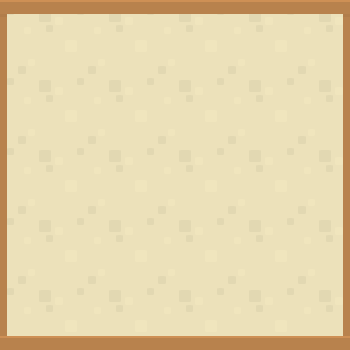

A 2D game scene composited from a Tiled map and its tileset images. What follows is a short description and the map's XML, with every tile layer's data as written:
An orthogonal 5x5 tile map with 70x70 px tiles, 1 tile layer (Capa de Patrones 1).

<map version="1.2" tiledversion="1.2.0" orientation="orthogonal" renderorder="right-down" width="5" height="5" tilewidth="70" tileheight="70" infinite="0" nextlayerid="2" nextobjectid="1">
 <tileset firstgid="1" source="../../Tiles/Tilesheet 1.tsx" />
 <layer id="1" name="Capa de Patrones 1" width="5" height="5">
  <data encoding="csv">
134,135,135,135,136,
158,159,159,159,160,
158,159,159,159,160,
158,159,159,159,160,
182,183,183,183,184
</data>
 </layer>
</map>
